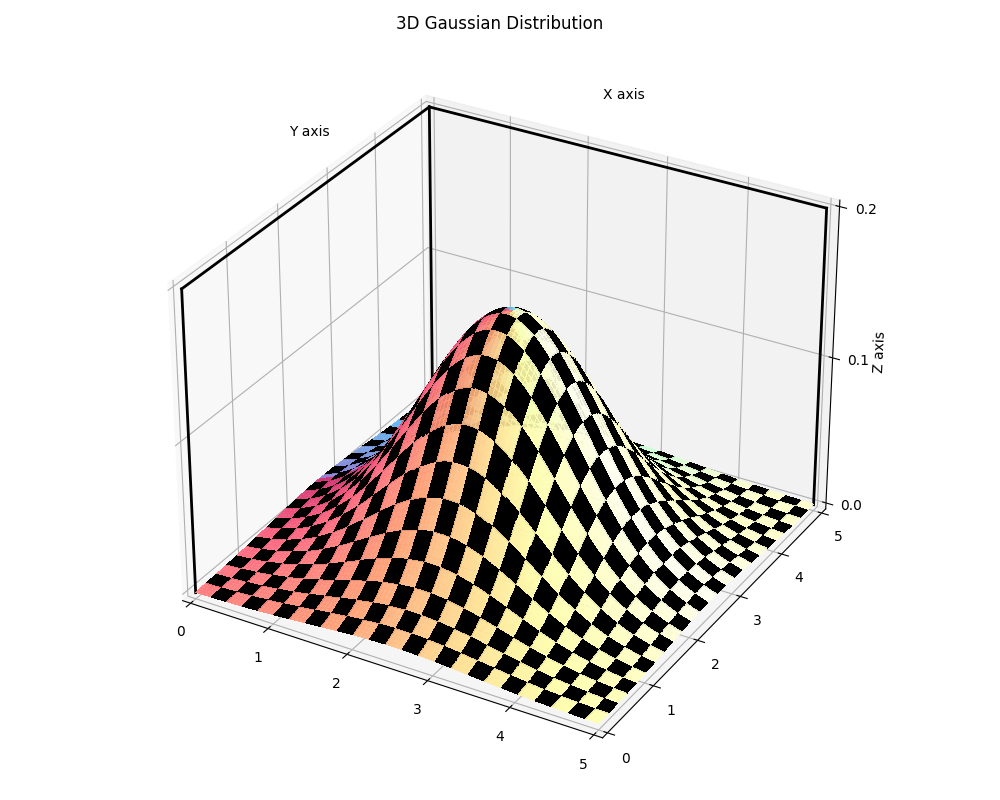

This chart was generated by the following Python code:
import numpy as np
import matplotlib.pyplot as plt
from matplotlib.colors import ListedColormap

# Define the 2D Gaussian function
def gaussian_2d(x, y, mux, muy, sigmax, sigmay, rho):
    Z = np.exp(-((x - mux)**2 / sigmax**2 + (y - muy)**2 / sigmay**2 - 2*rho*(x - mux)*(y - muy)/(sigmax*sigmay))/(2*(1 - rho**2)))
    return Z / (2 * np.pi * sigmax * sigmay * np.sqrt(1 - rho**2))

# Create a checkerboard pattern
def checkerboard(x, y, size=10):
    return (np.floor(x*size) % 2 == np.floor(y*size) % 2).astype(float)

def angle_from_center(x, y, center_x, center_y):
    return np.arctan2(y - center_y, x - center_x)

def make_lighter_cmap(cmap, alpha_factor=0.5, rgb_shift=0.1):
    """Make a colormap lighter by adjusting its alpha channel and adding a constant to RGB channels."""
    colors = []
    for i in range(cmap.N):
        rgba = list(cmap(i))
        
        # Adjust the RGB channels by adding a constant
        for j in range(3):
            rgba[j] = min(1, max(0, rgba[j] + rgb_shift))  # Ensure the value is between 0 and 1
        
        rgba[3] *= alpha_factor  # Adjust the alpha channel
        colors.append(tuple(rgba))
    return ListedColormap(colors)


# Parameters for the Gaussian
mux, muy = 2.5, 2.5
sigmax, sigmay = 1, 1
rho = 0

# Generate grid of x, y values
x = np.linspace(0, 5, 100)
y = np.linspace(0, 5, 100)
X, Y = np.meshgrid(x, y)

# Calculate the Gaussian values
Z = gaussian_2d(X, Y, mux, muy, sigmax, sigmay, rho)

# Get the checkerboard pattern
pattern = checkerboard(X, Y, size=5)


# Create checkerboard pattern colormap
colors = np.zeros((X.shape[0], X.shape[1], 4))  # Initialize a RGBA array
colors[pattern == 0] = [0, 0, 0, 1]  # black with alpha=1
colors[pattern == 1] = [1, 1, 1, 1]  # white with alpha=1


# Create checkerboard pattern colormap with circular gradient
angle_map = angle_from_center(X, Y, mux, muy)
norm_angles = (angle_map + np.pi) / (2 * np.pi)  # Normalize angles between 0 and 1

# Get the colormap from matplotlib
cmap = plt.get_cmap('Spectral')  # You can use other colormaps like 'viridis', 'plasma', etc.
lighter_cmap = make_lighter_cmap(cmap, alpha_factor=0.9, rgb_shift=0.2)

colors = lighter_cmap(norm_angles)  # Convert normalized angles to colors using colormap
colors[pattern == 0, :3] = 0  # Set the RGB channels of black pattern to 0
colors[pattern == 0, 3] = 1  # Set the alpha channel of black pattern to 1


# Plotting
fig = plt.figure(figsize=(10, 8))
ax = fig.add_subplot(111, projection='3d')

# Adjusting the axis labels and title position
ax.set_zlabel('Z axis', labelpad=0)

ax.set_title('3D Gaussian Distribution')

# Use plot_surface to display the Gaussian with the checkerboard pattern
surf = ax.plot_surface(X, Y, Z, facecolors=colors, rstride=1, cstride=1, linewidth=0, antialiased=False, shade=False)


# Adjusting the ticks positions
ax.set_xticks(np.linspace(0, 5, 6))
ax.set_yticks(np.linspace(0, 5, 6))
ax.set_zticks([0, 0.1, 0.2])

ax.set_xlim([0,5])
ax.set_ylim([0,5])
ax.set_zlim([0,0.2])


ax.text(2.5, 5, 0.24, 'X axis', rotation=30, rotation_mode='anchor', ha='center', va='center')
ax.text(0, 2.5, 0.24, 'Y axis', rotation=30, rotation_mode='anchor', ha='center', va='center')

x_line = np.array([0, 5])
y_line = np.array([5, 5])
z_line = np.array([0.2, 0.2])
ax.plot(x_line, y_line, z_line, color='black', linewidth=2)

x_line = np.array([0, 0])
y_line = np.array([5, 0])
z_line = np.array([0.2, 0.2])
ax.plot(x_line, y_line, z_line, color='black', linewidth=2)

x_line = np.array([0, 0])
y_line = np.array([5, 5])
z_line = np.array([0.2, 0])
ax.plot(x_line, y_line, z_line, color='black', linewidth=2)

x_line = np.array([0, 0])
y_line = np.array([0, 0])
z_line = np.array([0.2, 0])
ax.plot(x_line, y_line, z_line, color='black', linewidth=2)

x_line = np.array([5, 5])
y_line = np.array([5, 5])
z_line = np.array([0.2, 0])
ax.plot(x_line, y_line, z_line, color='black', linewidth=2)

# ax.grid(False)
plt.tight_layout()
plt.savefig("lab06_D_bonus.png")
plt.show()
